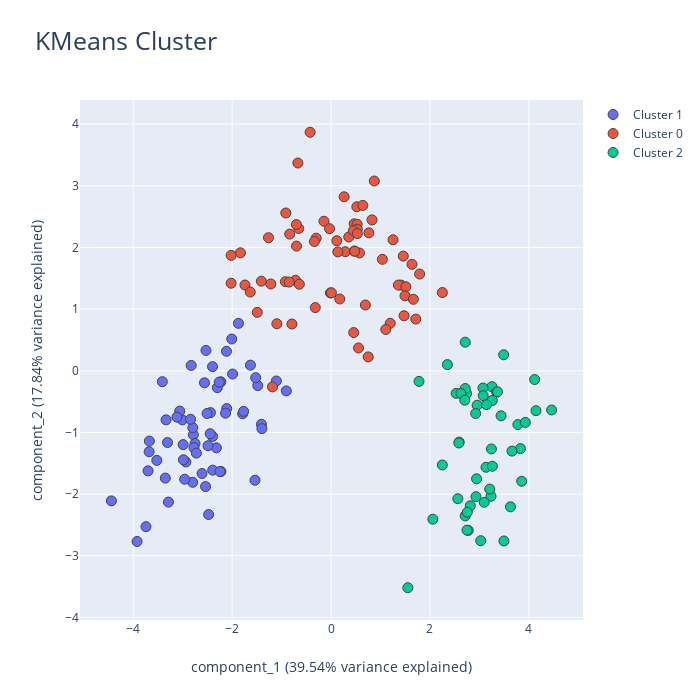

Notebook cell for this chart:
### Markdown cell above
## Return Elbow Plot for K-Means

### Code cell
cluster(df, elbow=True)
